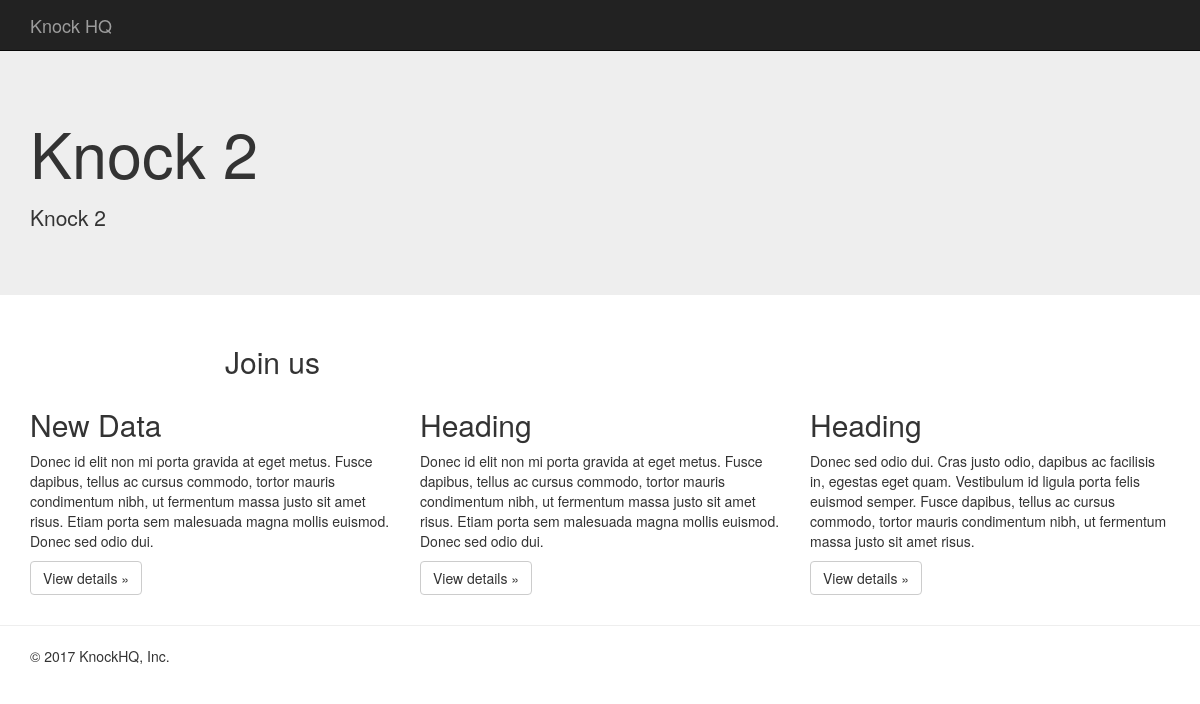
The app's page /knock-2/ with its own data.
### pages/models.py (models this page shows, shortened)
class Page(models.Model):
    title               = models.CharField(max_length=220)
    title_description   = models.TextField(blank=True, null=True)
    title_btn           = models.CharField(max_length=50, default='Join')
    title_btn_url       = models.CharField(max_length=50, blank=True, null=True)
    content             = models.TextField(blank=True, null=True)
    show_nav            = models.BooleanField(default=True)
    nav_color           = models.CharField(max_length=7, default='#000000', validators=[layout_validator])
    layout              = models.CharField(max_length=20, choices=LAYOUT_CHOICES, default='standard')
    video_embed         = models.TextField(null=True, blank=True)
    slug                = models.SlugField(default='page-slug', blank=True)
    featured            = models.BooleanField(default=False)
    active              = models.BooleanField(default=True)

### pages/views.py (the view)
# urls.py: url(r'^(?P<slug>[\w-]+)/$', PageDetailView.as_view(), name='page-detail'),
class PageDetailView(DetailView):
    queryset = Page.objects.filter(active=True)
    model = Page
    template_name = 'pages/home.html'

### pages/templates/pages/home.html (shortened to what this page needs)
{% extends "base.html" %}
{% block content %}
{% if object.show_nav %}
    {% include 'navbar.html' %}
{% endif %}
    {% if object.layout == 'stacked' %}
        {% include 'pages/snippet/stacked-layout.html' with page_obj=object form=form %}
    {% else %}
        {% include 'pages/snippet/standard-layout.html' with page_obj=object form=form %}
      {% endif %}
{% endblock content %}

### pages/templates/pages/snippet/standard-layout.html (shortened to what this page needs)
  <div class="jumbotron">
    <div class="container">
      <div class='row'>
            <div class='col-sm-6'>
              <h1>{{ page_obj.title }}</h1>
              <p>{{ page_obj.title_description|linebreaks }}</p>
          </div>
      </div>
    </div>
  </div>
  <div class="container">
    <div class='row'>
      <div class='col-sm-8 col-sm-offset-2'>
        <div class='row'>
         <div class="col-xs-4">
            <h2>Join us</h2>
          </div>
          <div class='col-xs-8'>
          </div>
      </div></div>
      </div>
    </div>
    <div class='container'>
          {{ page_obj.content|safe }}
    </div>

### static/css/main.css (style rules this page uses)
body { padding-top: 50px; padding-bottom: 20px; }

### records on screen
Page: title "Knock 2", title_description "Knock 2", content "New Data Donec id elit non mi porta gravida at eget metus. Fusce dapibus, tellus ac cursus commodo, tortor mauris condimentum nibh, ut fermentum massa justo sit amet risus. Etiam porta sem malesuada magna mollis euismod. Donec sed odio dui. View details » Heading Donec id elit non mi porta gravida at eget metus. Fusce dapibus, tellus ac cursus commodo, tortor mauris condimentum nibh, ut fermentum massa justo sit amet risus. Etiam porta sem malesuada magna mollis euismod. Donec sed odio dui. View details » Heading Donec sed odio dui. Cras justo odio, dapibus ac facilisis in, egestas eget quam. Vestibulum id ligula porta felis euismod semper. Fusce dapibus, tellus ac cursus commodo, tortor…"
